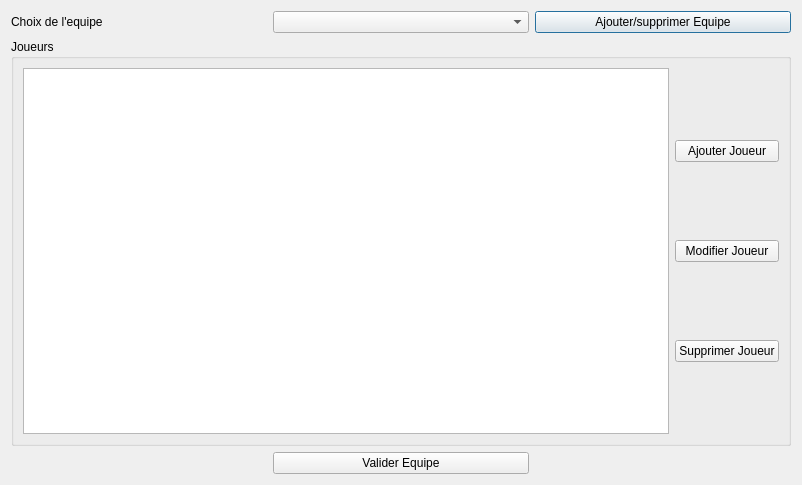
<?xml version="1.0" encoding="UTF-8"?>
<ui version="4.0">
 <class>Fenetreequipe</class>
 <widget class="QDialog" name="Fenetreequipe">
  <property name="geometry">
   <rect>
    <x>0</x>
    <y>0</y>
    <width>802</width>
    <height>485</height>
   </rect>
  </property>
  <property name="windowTitle">
   <string>Gestion Equipes</string>
  </property>
  <layout class="QGridLayout" name="gridLayout_3">
   <item row="0" column="2">
    <widget class="QPushButton" name="ButtonEquipe">
     <property name="text">
      <string>Ajouter/supprimer Equipe</string>
     </property>
    </widget>
   </item>
   <item row="1" column="0" colspan="3">
    <widget class="QGroupBox" name="groupBox">
     <property name="title">
      <string>Joueurs </string>
     </property>
     <layout class="QGridLayout" name="gridLayout_2">
      <item row="0" column="0">
       <widget class="QTableWidget" name="tableWidget">
        <property name="enabled">
         <bool>true</bool>
        </property>
        <property name="autoScroll">
         <bool>true</bool>
        </property>
        <property name="sortingEnabled">
         <bool>true</bool>
        </property>
       </widget>
      </item>
      <item row="0" column="1">
       <layout class="QGridLayout" name="gridLayout">
        <item row="0" column="0">
         <widget class="QPushButton" name="ButtonAjouter">
          <property name="text">
           <string>Ajouter Joueur</string>
          </property>
         </widget>
        </item>
        <item row="2" column="0">
         <widget class="QPushButton" name="ButtonSupprimer">
          <property name="text">
           <string>Supprimer Joueur</string>
          </property>
         </widget>
        </item>
        <item row="1" column="0">
         <widget class="QPushButton" name="ButtonModifier">
          <property name="text">
           <string>Modifier Joueur</string>
          </property>
         </widget>
        </item>
       </layout>
      </item>
     </layout>
    </widget>
   </item>
   <item row="0" column="0">
    <widget class="QLabel" name="label">
     <property name="text">
      <string>Choix de l'equipe</string>
     </property>
    </widget>
   </item>
   <item row="0" column="1">
    <widget class="QComboBox" name="SuppresionBox"/>
   </item>
   <item row="2" column="1">
    <widget class="QPushButton" name="ButtonAnnuler">
     <property name="text">
      <string>Valider Equipe</string>
     </property>
    </widget>
   </item>
  </layout>
 </widget>
 <resources/>
 <connections/>
</ui>
